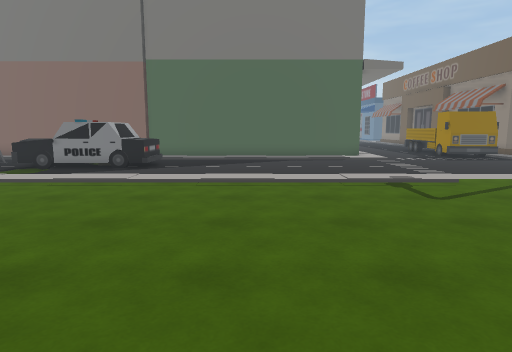
View 1 (above)

21 first-person views from a walk through a scene from a Unity 3-D project. The camera is 1.5 m above the floor, tilts 8° down and sees 75° across. The floor is counted in squares, 1 m on a side. Each view is taken from the middle of a square. On the plan, view 1 faces up. The plan holds only what a view shows up to about 15 squares ahead; the rest is blank. The place goes on beyond the plan. The player character is not drawn.

View 2
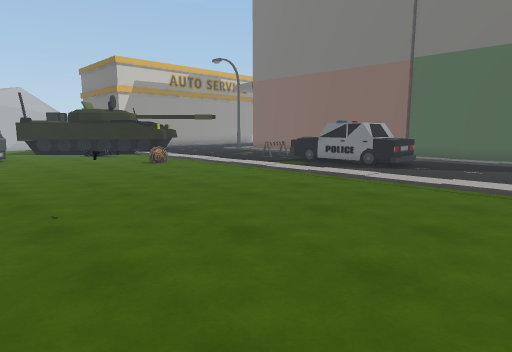

View 3
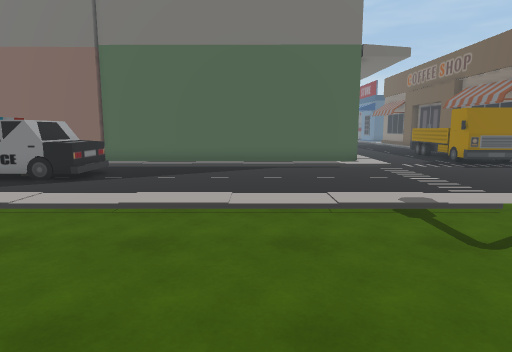

View 4
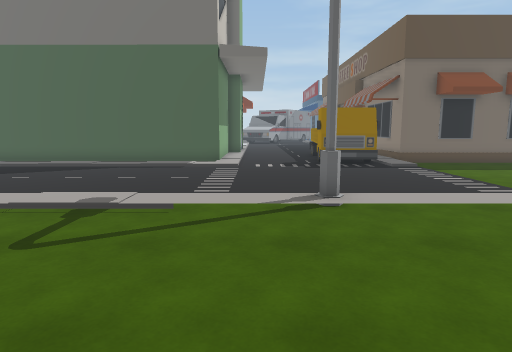

View 5
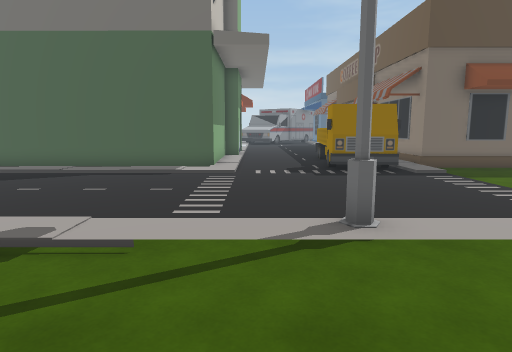

View 6
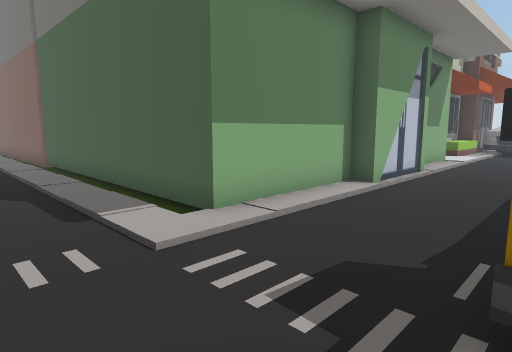

View 7
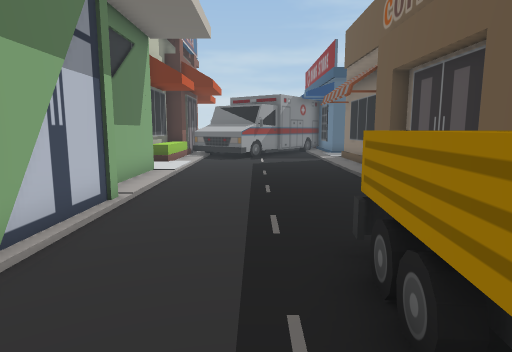

View 8
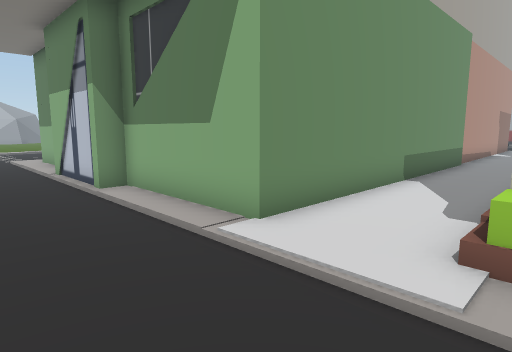

View 9
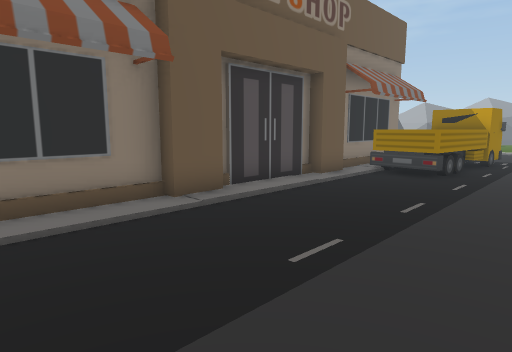

View 10
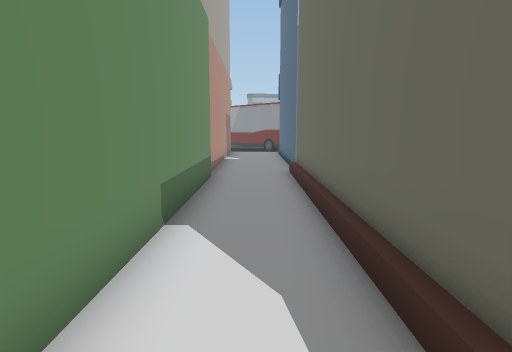

View 11
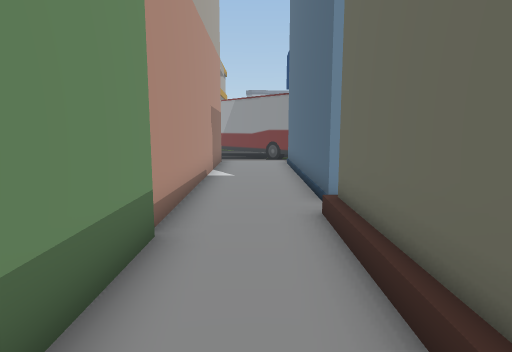

View 12
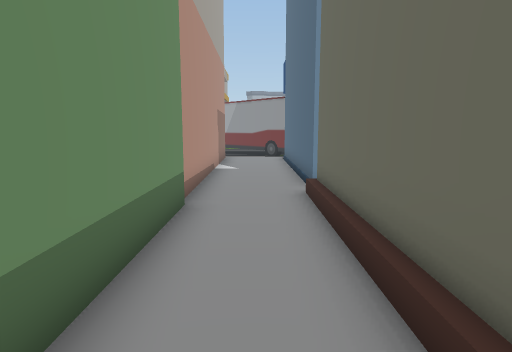

View 13
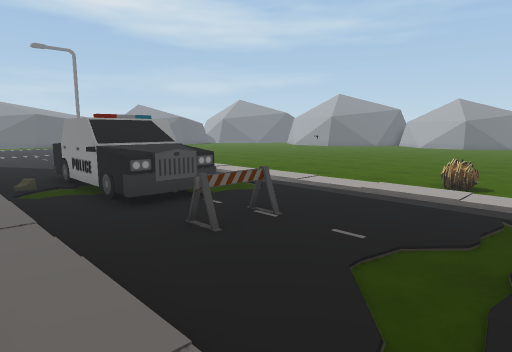

View 14
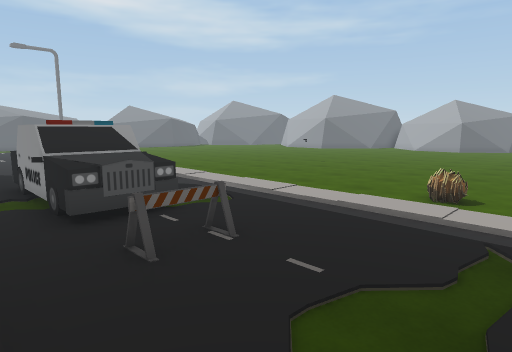

View 15
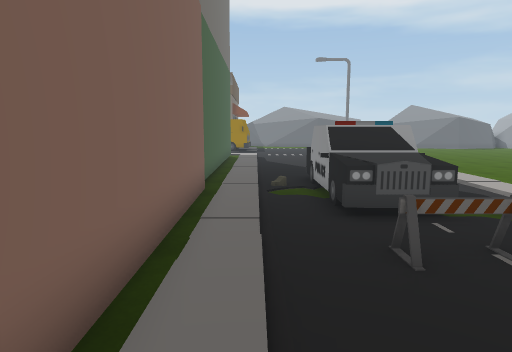

View 16
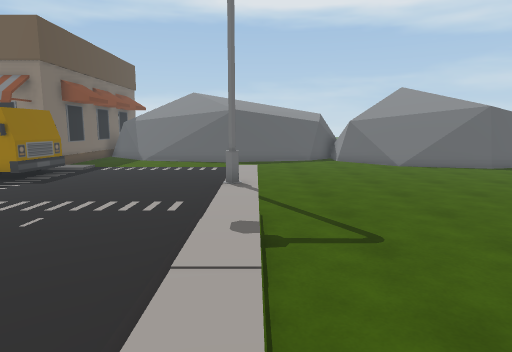

View 17
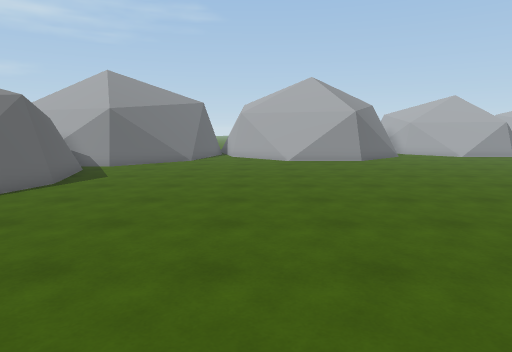

View 18
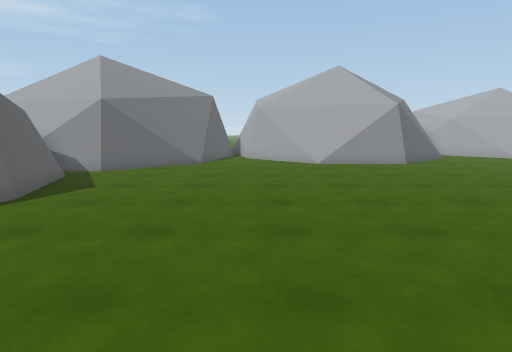

View 19
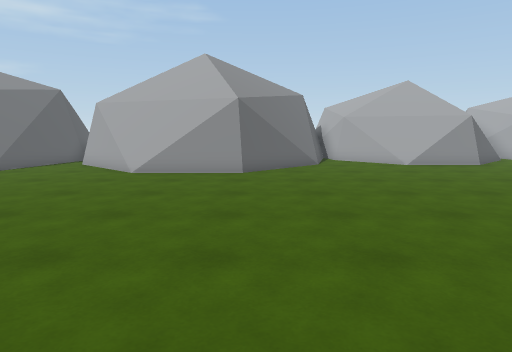

View 20
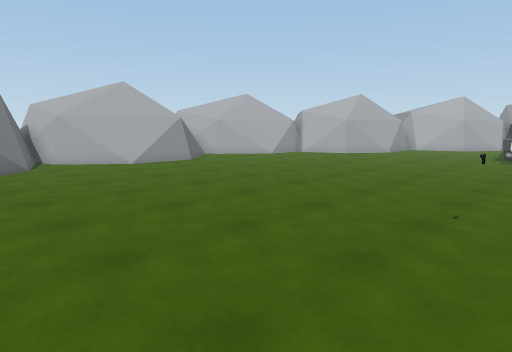

View 21
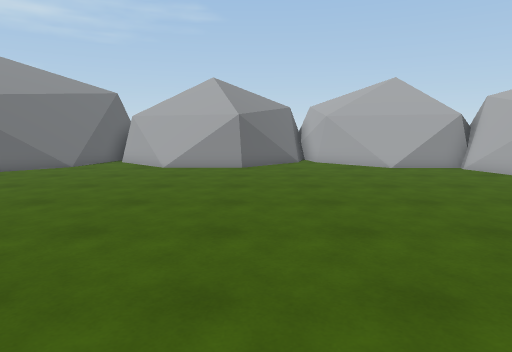

### Floor plan
Key: @ floor where view 1 was taken; # wall or solid block; . main floor; : floor 0.25 m higher than the main floor; / step, stairs or slope; = window, fence, low wall or low ledge; B barrier; C car; U building; T truck; S streetlight; O other object.
Columns run from 15 left of view 1 to 14 right of it. Each row starts with its distance up from view 1.
 34 UUUUUUUU UUUUUUUUUUU/:......:#
 33 :::::::://///////////:......:#
 32 ::::::::::::::::::::::......:#
 31 ::::::::::::::::::::::......:#
 30 UUUUUUUUUUUUUUUUUUUUU:......##
 29                     U:......##
 28                     U:......:#
 27                     U:......:#
 26                     UU......:#
 25                      U......##
 24                      U......##
 23                      U...TTT:#
 22                     UU...TTT:#
 21                     U:...TT  #
 20                     U:...T   #
 19                     U:...T  :#
 18   UUUUUUUUUUUUUUUUUUU:...TTT:#
 17 / ///////////////////:...TTT:.
 16 :://:://:://:://:://::......:.
 15 ..............................
 14 ....B.CCCCCC..................
 13 ....B.CCCCCC..................
 12 .......C......................
 11  ............................
 10  .//..//.///..//..//...S.....
  9  ////////////////////////////
  8  .............................
  7  .O...........................
  6  .............................
  5 ..............................
  4 ..............................
  3 ..............................
  2 ..........O..................=
  1 .............................#
  0 ...............@.............#
 -1 .............................#
 -2 .............................#
 -3  ............................#
 -4  ............................#
 -5 ..............................
 -6 .............................#
 -7 ............................##
 -8 ..........................###
 -9 ................#####=....##
-10 ...............##  ####..=#
-11 ==.....##=....=#      ##.##
-12 ###...#####..=##       #.#
-13  ###.##   #####
-14             ##

Positions as (right, up) in squares from view 1, and headings:
1: (0, 0), facing up
2: (1, 0), facing up-left
3: (1, 3), facing up
4: (7, 3), facing up
5: (7, 5), facing up
6: (10, 14), facing up-left
7: (9, 19), facing up
8: (9, 34), facing down-left
9: (7, 34), facing down-right
10: (5, 32), facing left
11: (-1, 32), facing left
12: (1, 32), facing left
13: (-15, 17), facing down-right
14: (-15, 16), facing down-right
15: (-15, 16), facing right
16: (-1, 9), facing right
17: (7, 9), facing down
18: (8, 6), facing down
19: (1, 3), facing down
20: (1, 3), facing down-left
21: (-9, 2), facing down
